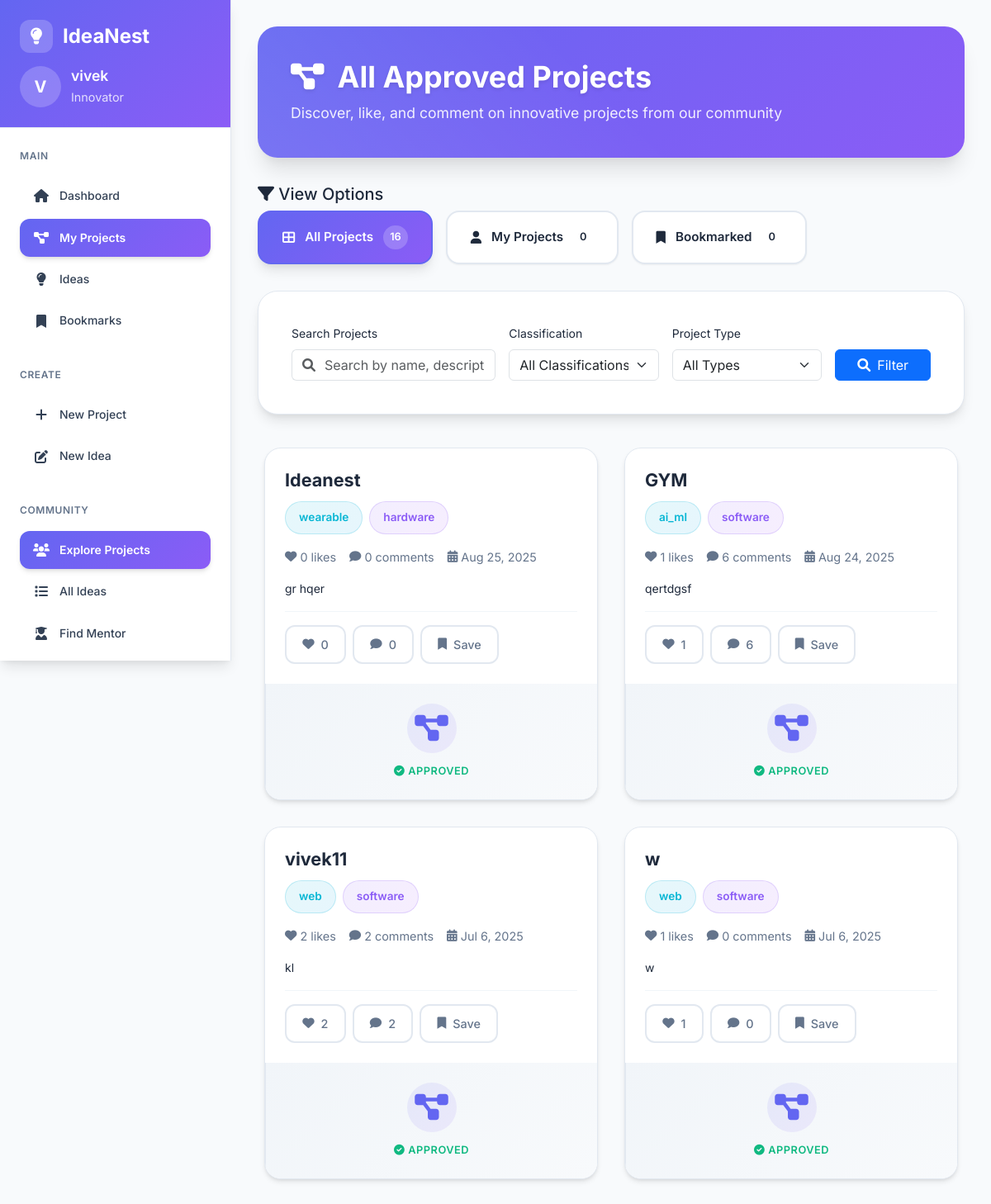
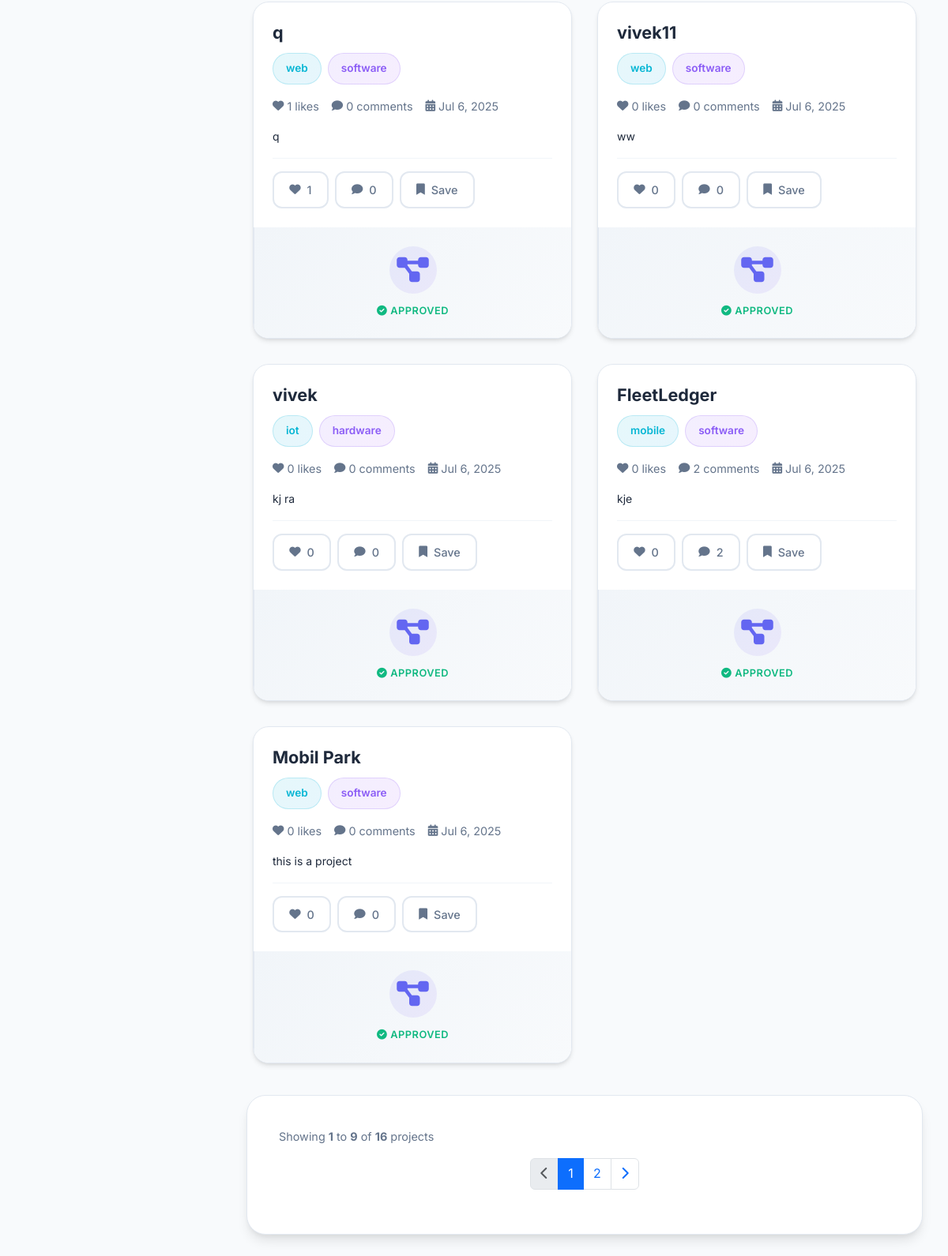
/user/all_projects.php, run on the app's committed database (2 pictures, top to bottom).
### tables this page shows
CREATE TABLE `admin_approved_projects` (
                                           `id` int(5) NOT NULL,
                                           `user_id` varchar(255) DEFAULT NULL,
                                           `project_name` varchar(255) NOT NULL,
                                           `project_type` varchar(50) NOT NULL,
                                           `classification` varchar(100) DEFAULT NULL,
                                           `project_category` varchar(100) DEFAULT NULL,
                                           `difficulty_level` enum('beginner','intermediate','advanced','expert') DEFAULT NULL,
                                           `development_time` varchar(50) DEFAULT NULL,
                                           `team_size` varchar(50) DEFAULT NULL,
                                           `target_audience` text DEFAULT NULL,
                                           `project_goals` text DEFAULT NULL,
                                           `challenges_faced` text DEFAULT NULL,
                                           `future_enhancements` text DEFAULT NULL,
                                           `github_repo` varchar(255) DEFAULT NULL,
                                           `live_demo_url` varchar(255) DEFAULT NULL,
                                           `project_license` varchar(100) DEFAULT NULL,
                                           `keywords` varchar(500) DEFAULT NULL,
                                           `contact_email` varchar(255) DEFAULT NULL,
                                           `social_links` text DEFAULT NULL,
                                           `description` text NOT NULL,
                                           `language` varchar(100) NOT NULL,
                                           `image_path` varchar(255) DEFAULT NULL,
                                           `video_path` varchar(255) DEFAULT NULL,
                                           `code_file_path` varchar(255) DEFAULT NULL,
                                           `instruction_file_path` varchar(255) DEFAULT NULL,
                                           `presentation_file_path` varchar(255) DEFAULT NULL,
                                           `additional_files_path` varchar(255) DEFAULT NULL,
                                           `submission_date` timestamp NULL DEFAULT current_timestamp(),
                                           `status` enum('pending','approved','rejected') NOT NULL DEFAULT 'pending'
);

### user/all_projects.php (the view, shortened to what the rows shown need)
<?php
include '../Login/Login/db.php';
$session_id = session_id();
$create_temp_ownership = "CREATE TABLE IF NOT EXISTS temp_project_ownership (
    project_id INT NOT NULL,
    user_session VARCHAR(255) NOT NULL,
    created_at TIMESTAMP DEFAULT CURRENT_TIMESTAMP,
    PRIMARY KEY (project_id, user_session),
    INDEX idx_session (user_session)
)";
$conn->query($create_temp_ownership);
$projects_per_page = 9;
$current_page_num = isset($_GET['page']) ? max(1, intval($_GET['page'])) : 1;
$offset = ($current_page_num - 1) * $projects_per_page;
$sql = "SELECT ap.*,
               CASE WHEN b.project_id IS NOT NULL THEN 1 ELSE 0 END AS is_bookmarked,
               CASE WHEN tpo.project_id IS NOT NULL THEN 1 ELSE 0 END AS is_owner,
               CASE WHEN pl.project_id IS NOT NULL THEN 1 ELSE 0 END AS is_liked,
               COALESCE(like_counts.total_likes, 0) AS total_likes,
               COALESCE(comment_counts.total_comments, 0) AS total_comments
        FROM admin_approved_projects ap
        LEFT JOIN bookmark b ON ap.id = b.project_id AND b.user_id = ?
        LEFT JOIN temp_project_ownership tpo ON ap.id = tpo.project_id AND tpo.user_session = ?
        LEFT JOIN project_likes pl ON ap.id = pl.project_id AND pl.user_id = ?
        LEFT JOIN (
            SELECT project_id, COUNT(*) as total_likes
            FROM project_likes
            GROUP BY project_id
        ) like_counts ON ap.id = like_counts.project_id
        LEFT JOIN (
            SELECT project_id, COUNT(*) as total_comments
            FROM project_comments
            WHERE is_deleted = 0
            GROUP BY project_id
        ) comment_counts ON ap.id = comment_counts.project_id";
$main_conditions = " WHERE 1=1";
$params = [$session_id, $session_id, $session_id];
$types = "sss";
$sql .= $main_conditions;
$sql .= " ORDER BY ap.submission_date DESC LIMIT ? OFFSET ?";
$params[] = $projects_per_page;
$params[] = $offset;
$types .= "ii";
$stmt = $conn->prepare($sql);
$stmt->bind_param($types, ...$params);
$stmt->execute();
$result = $stmt->get_result();
$projects = [];
if ($result && $result->num_rows > 0) {
    while ($row = $result->fetch_assoc()) {
        $projects[] = $row;
    }
}
if (!empty($projects)) {
    $demo_values = [];
    foreach ($projects as $index => $project) {
        if (($index + 1) % 3 == 0) {
            $demo_values[] = "(?, ?)";
        }
    }
    if (!empty($demo_values)) {
        $stmt = $conn->prepare($sql);
        $stmt->bind_param($types, ...$params);
        $stmt->execute();
        $result = $stmt->get_result();
        $projects = [];
        if ($result && $result->num_rows > 0) {
            while ($row = $result->fetch_assoc()) {
                $projects[] = $row;
            }
        }
    }
}
?>
<!DOCTYPE html>
<html lang="en">
<head>
    <link href="https://cdn.jsdelivr.net/npm/bootstrap@5.3.0/dist/css/bootstrap.min.css" rel="stylesheet">
    <link rel="stylesheet" href="https://cdnjs.cloudflare.com/ajax/libs/font-awesome/6.0.0/css/all.min.css">
    <link rel="stylesheet" href="../assets/css/index.css">
</head>
<body>
<?php include "layout.php"; ?>
<main class="main-content">
    <div class="projects-header fade-in-up">
        <h2><i class="fas fa-project-diagram me-3"></i>All Approved Projects</h2>
    </div>
    <div class="projects-list">
        <?php if (count($projects) > 0): ?>
            <?php foreach ($projects as $index => $project): ?>
                <div class="project-card fade-in-up" style="animation-delay: <?php echo $index * 0.1; ?>s;">
                    <div class="project-card-content">
                        <div class="project-card-header">
                            <h5 class="card-title">
                                <span><?php echo htmlspecialchars($project['project_name']); ?></span>
                            </h5>
                            <div class="project-badges">
                                <?php if (!empty($project['classification'])): ?>
                                    <span class="project-badge badge-classification">
                                        <?php echo htmlspecialchars($project['classification']); ?>
                                    </span>
                                <?php endif; ?>
                                <?php if (!empty($project['project_type'])): ?>
                                    <span class="project-badge badge-type">
                                        <?php echo htmlspecialchars($project['project_type']); ?>
                                    </span>
                                <?php endif; ?>
                            </div>
                            <div class="social-stats">
                                <div class="stat-item-social stat-likes">
                                    <i class="fas fa-heart"></i>
                                    <span><?php echo $project['total_likes']; ?> likes</span>
                                </div>
                                <div class="stat-item-social stat-comments">
                                    <i class="fas fa-comment"></i>
                                    <span><?php echo $project['total_comments']; ?> comments</span>
                                </div>
                                <div class="stat-item-social">
                                    <i class="fas fa-calendar-alt"></i>
                                    <span><?php echo date('M j, Y', strtotime($project['submission_date'])); ?></span>
                                </div>
                            </div>
                        </div>
                        <p class="card-text">
                            <?php echo htmlspecialchars(mb_strimwidth($project['description'], 0, 200, '...')); ?>
                        </p>
                        <div class="project-actions">
                            <div class="action-buttons">
                                <form method="post" style="display:inline;">
                                    <button type="submit" name="toggle_like"
                                            class="action-btn like-btn<?php echo $project['is_liked'] ? ' liked' : ''; ?>">
                                        <i class="fas fa-heart"></i>
                                        <span><?php echo $project['total_likes']; ?></span>
                                    </button>
                                </form>
                                <button type="button" class="action-btn comment-btn"
                                        onclick="openCommentsModal(<?php echo $project['id']; ?>)">
                                    <i class="fas fa-comment"></i>
                                    <span><?php echo $project['total_comments']; ?></span>
                                </button>
                                <form method="post" style="display:inline;">
                                    <button type="submit" name="toggle_bookmark"
                                            class="action-btn bookmark-btn<?php echo $project['is_bookmarked'] ? ' bookmarked' : ''; ?>">
                                        <i class="fas fa-bookmark"></i>
                                        <span><?php echo $project['is_bookmarked'] ? 'Saved' : 'Save'; ?></span>
                                    </button>
                                </form>
                            </div>
                        </div>
                    </div>
                    <div class="project-side-panel">
                        <div class="project-icon">
                            <i class="fas fa-project-diagram"></i>
                        </div>
                        <div class="project-status">
                            <i class="fas fa-check-circle me-1"></i>Approved
                        </div>
                    </div>
                </div>
            <?php endforeach; ?>
        <?php endif; ?>
    </div>
</main>
</body>
</html>

### data on the page
admin_approved_projects: project_name "Ideanest", classification "wearable", project_type "hardware", total_likes "0", total_comments "0", submission_date "Aug 25, 2025", description "gr hqer"
admin_approved_projects: project_name "GYM", classification "ai_ml", project_type "software", total_likes "1", total_comments "6", submission_date "Aug 24, 2025", description "qertdgsf"
admin_approved_projects: project_name "vivek11", classification "web", project_type "software", total_likes "2", total_comments "2", submission_date "Jul 6, 2025", description "kl"
admin_approved_projects: project_name "w", classification "web", project_type "software", total_likes "1", total_comments "0", submission_date "Jul 6, 2025", description "w"
admin_approved_projects: project_name "q", classification "web", project_type "software", total_likes "1", total_comments "0", submission_date "Jul 6, 2025", description "q"
admin_approved_projects: project_name "vivek11", classification "web", project_type "software", total_likes "0", total_comments "0", submission_date "Jul 6, 2025", description "ww"
admin_approved_projects: project_name "vivek", classification "iot", project_type "hardware", total_likes "0", total_comments "0", submission_date "Jul 6, 2025", description "kj ra"
admin_approved_projects: project_name "FleetLedger", classification "mobile", project_type "software", total_likes "0", total_comments "2", submission_date "Jul 6, 2025", description "kje"
admin_approved_projects: project_name "Mobil Park", classification "web", project_type "software", total_likes "0", total_comments "0", submission_date "Jul 6, 2025", description "this is a project"

### other printed values
$user_initial "V"
$user_name "vivek"
$all_count "16"
$owned_count "0"
$bookmarked_count "0"
min($current_page_num * $projects_per_page, $total_projects) "9"
$total_projects "16"
